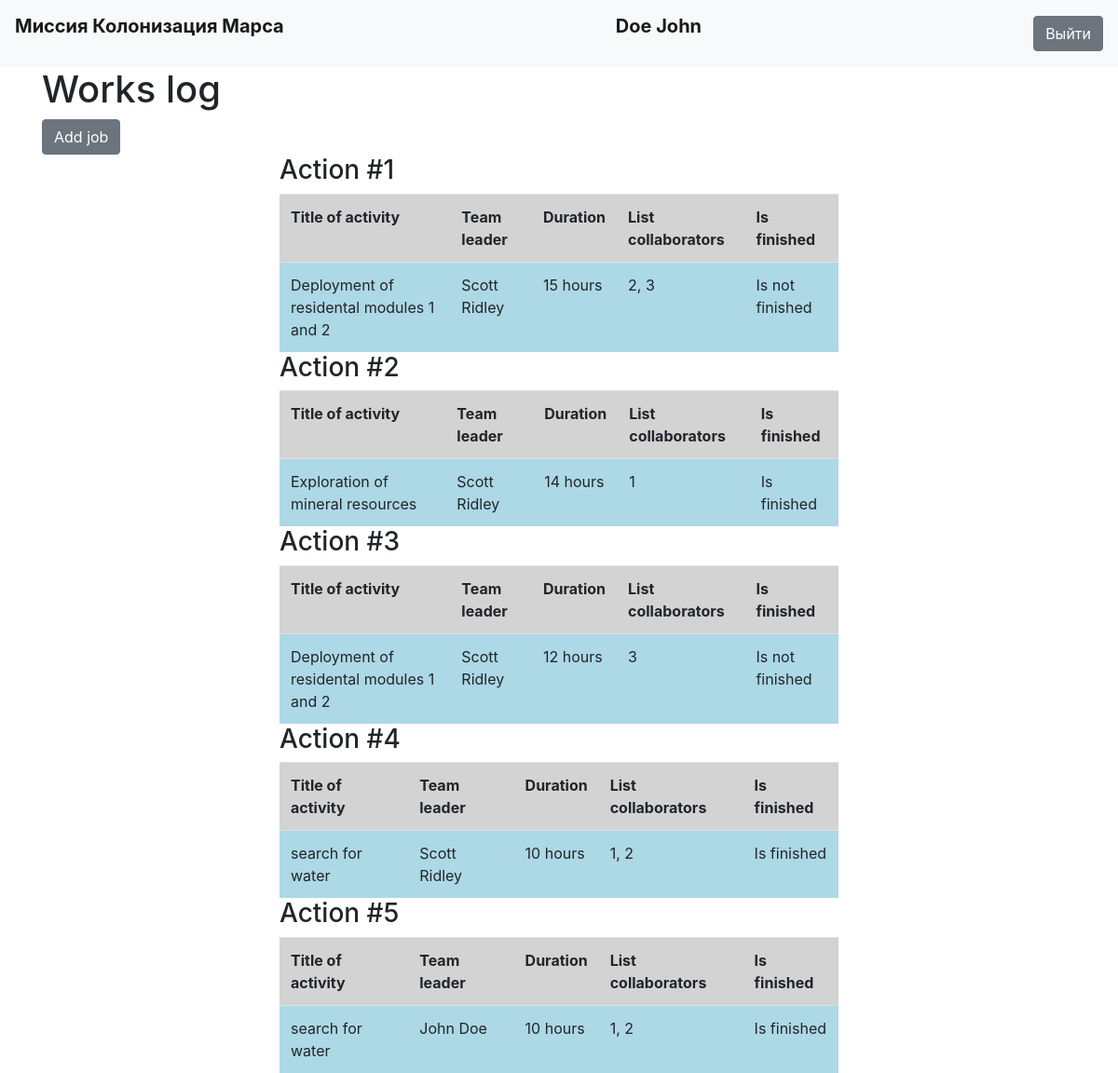
/ (signed in), run on the app's committed database.
### data/users.py (models this page shows, shortened)
class User(SqlAlchemyBase, UserMixin):
    __tablename__ = 'users'
    id = sqlalchemy.Column(sqlalchemy.Integer,
                           primary_key=True, autoincrement=True)
    surname = sqlalchemy.Column(sqlalchemy.String, nullable=True)
    name = sqlalchemy.Column(sqlalchemy.String, nullable=True)
    age = sqlalchemy.Column(sqlalchemy.Integer, nullable=True)
    position = sqlalchemy.Column(sqlalchemy.String, nullable=True)
    speciality = sqlalchemy.Column(sqlalchemy.String, nullable=True)
    address = sqlalchemy.Column(sqlalchemy.String, nullable=True)
    email = sqlalchemy.Column(sqlalchemy.String,
                              index=True, unique=True, nullable=True)
    hashed_password = sqlalchemy.Column(sqlalchemy.String, nullable=True)

### data/jobs.py (models this page shows)
class Jobs(SqlAlchemyBase):
    __tablename__ = 'jobs'
    user_id = sqlalchemy.Column(sqlalchemy.Integer,
                                primary_key=True, autoincrement=True)
    activity = sqlalchemy.Column(sqlalchemy.String, nullable=True)
    team_leader = sqlalchemy.Column(sqlalchemy.Integer, sqlalchemy.ForeignKey("users.id"), nullable=True)
    work_size = sqlalchemy.Column(sqlalchemy.Integer, nullable=True)
    collaborators = sqlalchemy.Column(sqlalchemy.String, nullable=True)
    is_finished = sqlalchemy.Column(sqlalchemy.Boolean, nullable=True)

### jobs.py (the view)
@app.route('/', methods=['GET', 'POST'])
def index():
    db_session.global_init("db/users.db")
    db_sess = db_session.create_session()
    jobs = db_sess.query(Jobs)
    users = db_sess.query(User)
    return render_template("index.html", jobs=jobs, users=users)

### data/db_session.py (called while the page is built, shortened)
def global_init(db_file):
    global __factory
    if __factory:
        return

def create_session() -> Session:
    global __factory
    return __factory()

### jobs.py (called while the page is built)
@login_manager.user_loader
def load_user(user_id):
    db_session.global_init("db/users.db")
    db_sess = db_session.create_session()
    return db_sess.query(User).get(user_id)

### templates/index.html
{% extends "base.html" %}
{% block content %}
<h1>Works log</h1>
<a class="btn btn-secondary" href="/add_job">Add job</a>
{% for item in jobs%}
<div class="table">
    <h3>Action #{{loop.index}}</h3>
    <table>
        <tr>
            <th>Title of activity</th>
            <th>Team leader</th>
            <th>Duration</th>
            <th>List collaborators</th>
            <th>Is finished</th>
        </tr>
        <tr>
            <td>{{item.activity}}</td>
            <td>{{users[item.team_leader - 1].surname}} {{users[item.team_leader - 1].name}}</td>
            <td>{{item.work_size}} hours</td>
            <td>{{item.collaborators}}</td>
            {% if item.is_finished == 1 %}
            <td>Is finished</td>
            {% else %}
            <td>Is not finished</td>
            {% endif %}
        </tr>
    </table>
</div>
{% endfor %}
{% endblock %}

### templates/base.html (shortened to what this page needs)
<!doctype html>
<html lang="en">
<head>
    <link rel="stylesheet"
          href="https://stackpath.bootstrapcdn.com/bootstrap/4.4.1/css/bootstrap.min.css"
>
    <link rel="stylesheet" type="text/css" href="{{ url_for('static', filename='css/style.css') }}" />
</head>
<body>
<header>
    <nav class="navbar navbar-light bg-light">
        <p class="navbar-brand"><strong>Миссия Колонизация Марса</strong></p>
        {% if current_user.is_authenticated %}
        <p class="navbar-brand"><strong>{{ current_user.name }} {{ current_user.surname }}</strong></p>
        <a class="btn btn-secondary" href="/logout">Выйти</a>
        {% else %}
        <p>
            <a class="btn btn-primary " href="/register">Зарегистрироваться</a>
            <a class="btn btn-success" href="/login">Войти</a>
        </p>
        {% endif %}
    </nav>
</header>
<main role="main" class="container">
    {% block content %}{% endblock %}
</main>
</body>
</html>

### static/css/style.css (style rules this page uses)
.table { width: 600px; margin: 0 auto; }
tr { background: lightgray; }
td { background-color: lightblue; }

### data on the page
User: name "Doe", surname "John"
Jobs: activity "Deployment of residental modules 1 and 2", team_leader.surname "Scott", team_leader.name "Ridley", work_size "15", collaborators "2, 3", is_finished "Is not finished"
Jobs: activity "Exploration of mineral resources", team_leader.surname "Scott", team_leader.name "Ridley", work_size "14", collaborators "1", is_finished "Is finished"
Jobs: activity "Deployment of residental modules 1 and 2", team_leader.surname "Scott", team_leader.name "Ridley", work_size "12", collaborators "3", is_finished "Is not finished"
Jobs: activity "search for water", team_leader.surname "Scott", team_leader.name "Ridley", work_size "10", collaborators "1, 2", is_finished "Is finished"
Jobs: activity "search for water", team_leader.surname "John", team_leader.name "Doe", work_size "10", collaborators "1, 2", is_finished "Is finished"
